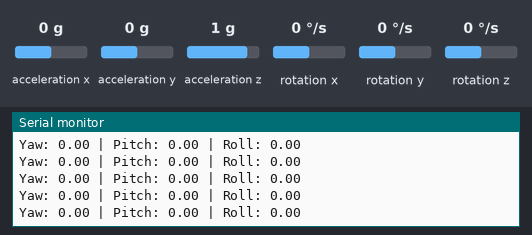
The sketch below on a simulated ESP32. Shown: the last lines printed to the serial monitor. Inputs (shaded band) come from the test bench; at power-on: acceleration x 0 g, acceleration y 0 g, rotation z 0 °/s, acceleration z 1 g, rotation x 0 °/s, rotation y 0 °/s.

Above: at 1.7 s.
1.8 s: acceleration x set to -1.4 g
At 2.4 s:
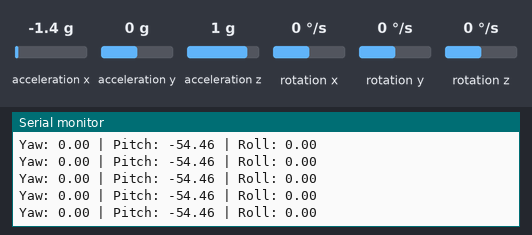
3.3 s: acceleration y set to -1.4 g
At 4.2 s:
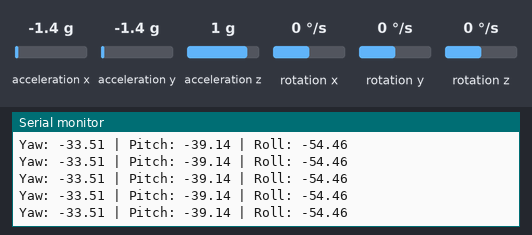
4.8 s: rotation z set to 100 °/s
At 5.9 s:
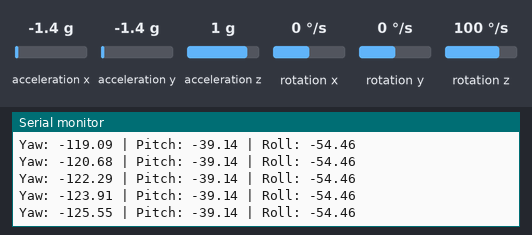
7.8 s: acceleration z set to -1.4 g
At 8.3 s:
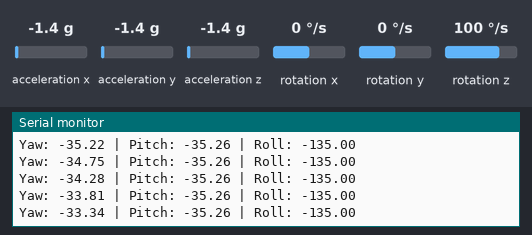
9.3 s: rotation z set to -192 °/s
At 9.8 s:
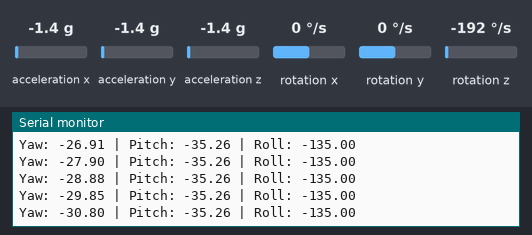
Timing chart, 0 to 12.3 s (numbered marks = the images above; inputs shaded):
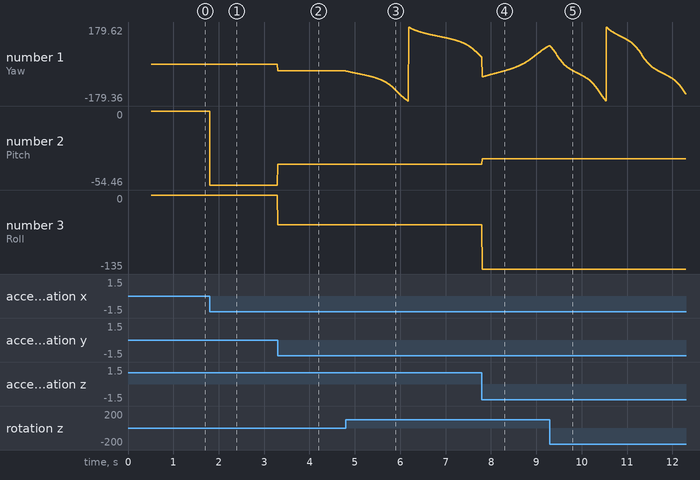

Measured:
- after the input at 1.8 s, the serial monitor: prints a new line at once (image 1)
- after the input at 3.3 s, the serial monitor: prints a new line at once (image 2)
- after the input at 4.8 s, the serial monitor: prints a new line at once (image 3)
- plotted number 1: 0 → -33.51 after the input at 3.3 s, -33.51 → 31.74 after the input at 4.8 s
- plotted number 2: 0 → -54.46 after the input at 1.8 s, -54.46 → -39.14 after the input at 3.3 s

The sketch:

ESP32_mpu6050_plane.ino
```cpp
#include <Wire.h>
#include "I2Cdev.h"
#include "MPU6050_6Axis_MotionApps20.h"

MPU6050 mpu;

// DMP control/status
bool dmpReady = false;
uint8_t mpuIntStatus;
uint8_t devStatus;
uint16_t packetSize;
uint16_t fifoCount;
uint8_t fifoBuffer[64];

// Orientation data
Quaternion q;
VectorFloat gravity;
float ypr[3];

void setup() {
  Serial.begin(115200);
  Wire.begin();

  Serial.println("Initializing MPU6050...");
  mpu.initialize();

  devStatus = mpu.dmpInitialize();

  // Gyro offsets (rough defaults, OK for testing)
  mpu.setXGyroOffset(220);
  mpu.setYGyroOffset(76);
  mpu.setZGyroOffset(-85);
  mpu.setZAccelOffset(1788);

  if (devStatus == 0) {
    mpu.setDMPEnabled(true);
    packetSize = mpu.dmpGetFIFOPacketSize();
    dmpReady = true;
    Serial.println("DMP ready!");
  } else {
    Serial.print("DMP init failed (code ");
    Serial.print(devStatus);
    Serial.println(")");
  }
}

void loop() {
  if (!dmpReady) return;

  fifoCount = mpu.getFIFOCount();

  if (fifoCount == 1024) {
    mpu.resetFIFO();
    Serial.println("FIFO overflow!");
    return;
  }

  if (fifoCount >= packetSize) {
    mpu.getFIFOBytes(fifoBuffer, packetSize);

    // Get quaternion
    mpu.dmpGetQuaternion(&q, fifoBuffer);

    // Get gravity vector
    mpu.dmpGetGravity(&gravity, &q);

    // Get yaw pitch roll
    mpu.dmpGetYawPitchRoll(ypr, &q, &gravity);

    float yaw   = ypr[0] * 180 / PI;
    float pitch = ypr[1] * 180 / PI;
    float roll  = ypr[2] * 180 / PI;

    Serial.print("Yaw: ");   Serial.print(yaw, 2);
    Serial.print(" | Pitch: "); Serial.print(pitch, 2);
    Serial.print(" | Roll: ");  Serial.println(roll, 2);
  }
}
```
